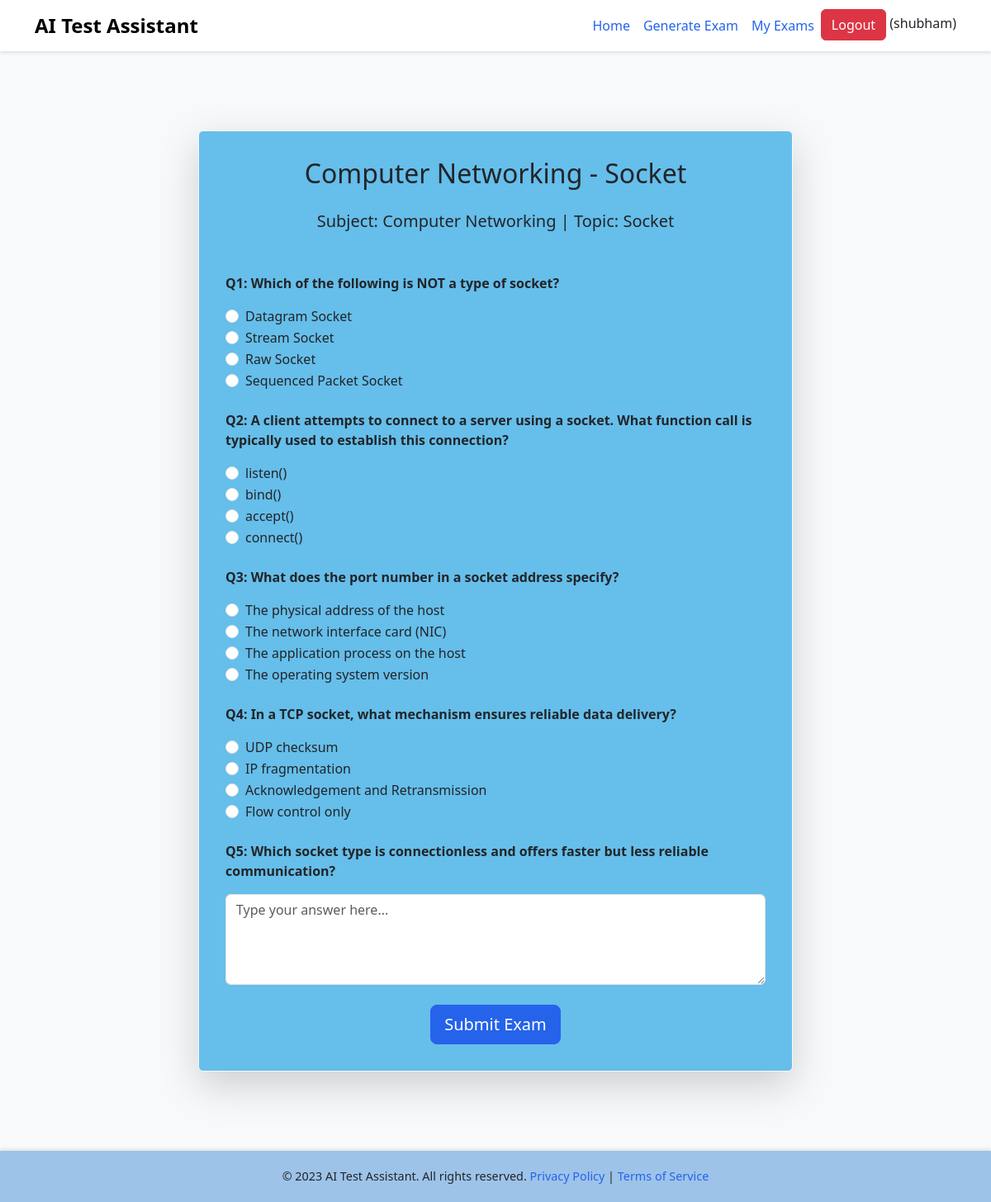
Page /core/take_exam/1/ (signed in) on the committed database.
### core/models.py (models this page shows, shortened)
class User(AbstractUser):
    ROLE_CHOICES = (
        ('Teacher', 'Teacher'),
        ('Student', 'Student'),
    )
    name = models.CharField(max_length=255)
    role = models.CharField(max_length=10, choices=ROLE_CHOICES, default='Student')
    created_at = models.DateTimeField(auto_now_add=True)
    groups = models.ManyToManyField(Group, related_name="custom_user_groups", blank=True)
    user_permissions = models.ManyToManyField(Permission, related_name="custom_user_permissions", blank=True)

class Exam(models.Model):
    QUESTION_TYPE_CHOICES = (
        ('MCQ', 'MCQ'),
        ('Short Answer', 'Short Answer'),
        ('Long Answer', 'Long Answer'),
    )
    title = models.CharField(max_length=255)
    subject = models.CharField(max_length=100)
    topic = models.CharField(max_length=100)
    type = models.CharField(max_length=15, choices=QUESTION_TYPE_CHOICES)
    created_by = models.ForeignKey(User, on_delete=models.CASCADE, limit_choices_to={'role': 'Teacher'})
    created_at = models.DateTimeField(auto_now_add=True)

class Question(models.Model):
    exam = models.ForeignKey(Exam, on_delete=models.CASCADE, related_name="questions")
    text = models.TextField()
    question_type = models.CharField(max_length=20, choices=Exam.QUESTION_TYPE_CHOICES)
    options = models.JSONField(blank=True, null=True)  # Only for MCQ
    correct_answer = models.TextField()
    marks = models.FloatField(default=1.0)

### core/views.py (the view, shortened to what this page needs)
# urls.py: path('take_exam/<int:exam_id>/', views.take_exam, name='take_exam'),
@login_required
def take_exam(request, exam_id):
    exam = get_object_or_404(Exam, id=exam_id)
    questions = exam.questions.all()
    for question in questions:
        if question.options:
            question.options = json.loads(question.options)  # Convert JSON to list
    if request.user.role != "Student":
        return redirect('index')
    return render(request, "core/take_exam.html", {"exam": exam, "questions": questions})

### core/templates/core/take_exam.html (shortened to what this page needs)
{% extends 'base.html' %}
{% block content %}
<div class="container py-5">
    <div class="row justify-content-center">
        <div class="col-md-8">
            <div class="card shadow-lg border-light rounded">
                <div class="card-body">
                    <h2 class="text-center mb-4">{{ exam.title }}</h2>
                    <p class="lead text-center mb-5">Subject: <strong>{{ exam.subject }}</strong> | Topic: <strong>{{ exam.topic }}</strong></p>
                    <form method="post">
                        {% for question in questions %}
                            <div class="mb-4">
                                <p><strong>Q{{ forloop.counter }}: {{ question.text }}</strong></p>
                                {% if question.question_type == "MCQ" %}
                                    <div class="form-group">
                                        {% for option in question.options %}
                                            <div class="form-check">
                                                <input type="radio" name="question_{{ question.id }}" value="{{ option }}" class="form-check-input" id="option_{{ forloop.counter }}_{{ loop.index }}">
                                                <label class="form-check-label" for="option_{{ forloop.counter }}_{{ loop.index }}">{{ option }}</label>
                                            </div>
                                        {% endfor %}
                                    </div>
                                {% elif question.question_type == "Short Answer" %}
                                    <textarea name="question_{{ question.id }}" rows="4" class="form-control" placeholder="Type your answer here..."></textarea>
                                {% elif question.question_type == "Long Answer" %}
                                    <textarea name="question_{{ question.id }}" rows="6" class="form-control" placeholder="Type your answer here..."></textarea>
                                {% endif %}
                            </div>
                        {% endfor %}
                        <div class="text-center">
                            <button type="submit" class="btn btn-primary btn-lg">
                                Submit Exam
                            </button>
                        </div>
                    </form>
                </div>
            </div>
        </div>
    </div>
</div>
{% endblock %}

### core/templates/base.html (shortened to what this page needs)
<!DOCTYPE html>
<html lang="en">
<head>
    <link href="https://cdn.jsdelivr.net/npm/bootstrap@5.3.0/dist/css/bootstrap.min.css" rel="stylesheet">
</head>
<body>
    <nav class="navbar navbar-expand-lg navbar-light">
        <div class="container">
            <a class="navbar-brand" href="{% url 'index' %}">
                <span style="font-size: 1.5rem; font-weight: bold;">AI Test Assistant</span>
            </a>
            <div class="collapse navbar-collapse" id="navbarNav">
                <ul class="navbar-nav ms-auto">
                    <li class="nav-item">
                        <a class="nav-link" href="{% url 'index' %}">Home</a>
                    </li>
                    <li class="nav-item">
                        <a class="nav-link" href="{% url 'generate_exam_questions' %}">Generate Exam</a>
                    </li>
                    <li class="nav-item">
                        <a class="nav-link" href="{% url "my_exams" %}">My Exams</a>
                    </li>
                    {% if user.is_authenticated %}
                    <form action="{% url "account_logout" %} " method="post">
                      <button class="btn btn-danger" type='submit'>Logout </button> ({{user.username}})
                    </form>
                    {% else %}
                    <a href="{% url "account_login" %}" class="btn btn-success mx-4"> Login</a>
                    {% endif %}
                </ul>
            </div>
        </div>
    </nav>
    <main class="container my-5">
        {% block content %}
        {% endblock %}
    </main>
    <footer class="footer">
        <div class="container">
            <p class="mb-0">© 2023 AI Test Assistant. All rights reserved. <a href="#">Privacy Policy</a> | <a href="#">Terms of Service</a></p>
        </div>
    </footer>
</body>
</html>

### core/templates/base.html (style rules this page uses)
:root { --primary-color: #2563eb; --secondary-color: #1e40af; --background-color: #f8f9fa; --hover-color: #1d4ed8; --card-hover-color: #e2e8fe; }
body { font-family: 'Segoe UI', Tahoma, Geneva, Verdana, sans-serif; background-color: var(--background-color); margin: 0; padding: 0; }
.navbar { background-color: white; box-shadow: 0 2px 4px rgba(0,0,0,0.1); transition: box-shadow 0.3s ease; }
.navbar-brand { font-weight: 700; font-size: 1.5rem; }
.nav-link { color: var(--primary-color) !important; font-weight: 500; transition: color 0.3s ease; }
.card { border: 1px solid #FFC107; border-radius: 12px; box-shadow: 0 4px 6px rgba(0,0,0,0.1); transition: transform 0.3s ease, box-shadow 0.3s ease; background-color:rgb(102, 190, 234); }
.card-body { padding: 2rem; }
.btn-primary { background-color: var(--primary-color); border-color: var(--primary-color); transition: background-color 0.3s ease; }
.footer { background-color: rgb(157, 195, 233); padding: 20px 0; text-align: center; font-size: 0.9rem; box-shadow: 0 -2px 4px rgba(0,0,0,0.1); }
.footer a { color: var(--primary-color); text-decoration: none; }

### rows in the picture
User: username "shubham"
Exam: title "Computer Networking - Socket", subject "Computer Networking", topic "Socket"
Question: text "Which of the following is NOT a type of socket?", options "Datagram Socket" "Stream Socket" "Raw Socket" "Sequenced Packet Socket"
Question: text "A client attempts to connect to a server using a socket. What function call is typically used to establish this connection?", options "listen()" "bind()" "accept()" "connect()"
Question: text "What does the port number in a socket address specify?", options "The physical address of the host" "The network interface card (NIC)" "The application process on the host" "The operating system version"
Question: text "In a TCP socket, what mechanism ensures reliable data delivery?", options "UDP checksum" "IP fragmentation" "Acknowledgement and Retransmission" "Flow control only"
Question: text "Which socket type is connectionless and offers faster but less reliable communication?", id "Type your answer here..."
